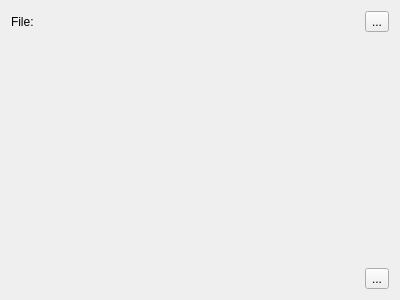
<?xml version="1.0" encoding="UTF-8"?>
<ui version="4.0">
 <class>DFPixmapWdiget</class>
 <widget class="QWidget" name="DFPixmapWdiget">
  <property name="geometry">
   <rect>
    <x>0</x>
    <y>0</y>
    <width>400</width>
    <height>300</height>
   </rect>
  </property>
  <property name="windowTitle">
   <string>Form</string>
  </property>
  <layout class="QGridLayout" name="gridLayout">
   <item row="2" column="0">
    <widget class="QLabel" name="lbSave">
     <property name="text">
      <string/>
     </property>
    </widget>
   </item>
   <item row="1" column="0" colspan="2">
    <widget class="QLabel" name="lbPix">
     <property name="maximumSize">
      <size>
       <width>380</width>
       <height>250</height>
      </size>
     </property>
     <property name="text">
      <string/>
     </property>
     <property name="scaledContents">
      <bool>true</bool>
     </property>
    </widget>
   </item>
   <item row="0" column="1">
    <widget class="QToolButton" name="btnOpen">
     <property name="text">
      <string>...</string>
     </property>
    </widget>
   </item>
   <item row="0" column="0">
    <widget class="QLabel" name="lbName">
     <property name="text">
      <string>File:</string>
     </property>
    </widget>
   </item>
   <item row="2" column="1">
    <widget class="QToolButton" name="toolButton">
     <property name="text">
      <string>...</string>
     </property>
    </widget>
   </item>
  </layout>
 </widget>
 <resources/>
 <connections/>
</ui>
